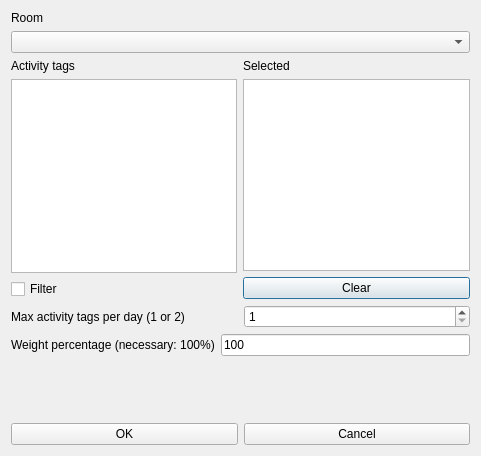
<?xml version="1.0" encoding="UTF-8"?>
<ui version="4.0">
 <class>ModifyConstraintRoomMaxActivityTagsPerDayFromSetForm_template</class>
 <widget class="QDialog" name="ModifyConstraintRoomMaxActivityTagsPerDayFromSetForm_template">
  <property name="geometry">
   <rect>
    <x>0</x>
    <y>0</y>
    <width>481</width>
    <height>456</height>
   </rect>
  </property>
  <property name="windowTitle">
   <string extracomment="This is the title of the dialog to add a new constraint of this type">Modify room max activity tags per day from set</string>
  </property>
  <layout class="QVBoxLayout" name="verticalLayout_4">
   <item>
    <layout class="QVBoxLayout" name="verticalLayout_3">
     <item>
      <widget class="QLabel" name="roomTextLabel">
       <property name="frameShape">
        <enum>QFrame::NoFrame</enum>
       </property>
       <property name="frameShadow">
        <enum>QFrame::Plain</enum>
       </property>
       <property name="text">
        <string>Room</string>
       </property>
       <property name="wordWrap">
        <bool>false</bool>
       </property>
      </widget>
     </item>
     <item>
      <widget class="QComboBox" name="roomsComboBox">
       <property name="editable">
        <bool>false</bool>
       </property>
       <property name="insertPolicy">
        <enum>QComboBox::NoInsert</enum>
       </property>
       <property name="duplicatesEnabled">
        <bool>false</bool>
       </property>
      </widget>
     </item>
    </layout>
   </item>
   <item>
    <layout class="QHBoxLayout" name="horizontalLayout_4">
     <item>
      <layout class="QVBoxLayout" name="verticalLayout_2">
       <item>
        <widget class="QLabel" name="label_2">
         <property name="text">
          <string>Activity tags</string>
         </property>
        </widget>
       </item>
       <item>
        <widget class="QListWidget" name="allActivityTagsListWidget"/>
       </item>
       <item>
        <widget class="QCheckBox" name="filterCheckBox">
         <property name="text">
          <string>Filter</string>
         </property>
        </widget>
       </item>
      </layout>
     </item>
     <item>
      <layout class="QVBoxLayout" name="verticalLayout">
       <item>
        <widget class="QLabel" name="label_3">
         <property name="text">
          <string comment="It refers to activity tags">Selected</string>
         </property>
        </widget>
       </item>
       <item>
        <widget class="QListWidget" name="selectedActivityTagsListWidget"/>
       </item>
       <item>
        <widget class="QPushButton" name="clearActivityTagsPushButton">
         <property name="text">
          <string>Clear</string>
         </property>
        </widget>
       </item>
      </layout>
     </item>
    </layout>
   </item>
   <item>
    <layout class="QHBoxLayout" name="horizontalLayout">
     <item>
      <widget class="QLabel" name="label">
       <property name="text">
        <string>Max activity tags per day (1 or 2)</string>
       </property>
      </widget>
     </item>
     <item>
      <widget class="QSpinBox" name="maxActivityTagsSpinBox">
       <property name="minimum">
        <number>1</number>
       </property>
       <property name="maximum">
        <number>2</number>
       </property>
       <property name="value">
        <number>1</number>
       </property>
      </widget>
     </item>
    </layout>
   </item>
   <item>
    <layout class="QHBoxLayout" name="horizontalLayout_2">
     <item>
      <widget class="QLabel" name="weightTextLabel">
       <property name="frameShape">
        <enum>QFrame::NoFrame</enum>
       </property>
       <property name="frameShadow">
        <enum>QFrame::Plain</enum>
       </property>
       <property name="text">
        <string>Weight percentage (necessary: 100%)</string>
       </property>
       <property name="wordWrap">
        <bool>false</bool>
       </property>
      </widget>
     </item>
     <item>
      <widget class="QLineEdit" name="weightLineEdit">
       <property name="text">
        <string notr="true">100</string>
       </property>
      </widget>
     </item>
    </layout>
   </item>
   <item>
    <spacer name="verticalSpacer">
     <property name="orientation">
      <enum>Qt::Vertical</enum>
     </property>
     <property name="sizeHint" stdset="0">
      <size>
       <width>20</width>
       <height>32</height>
      </size>
     </property>
    </spacer>
   </item>
   <item>
    <layout class="QHBoxLayout" name="horizontalLayout_3">
     <item>
      <widget class="QPushButton" name="okPushButton">
       <property name="text">
        <string>OK</string>
       </property>
      </widget>
     </item>
     <item>
      <widget class="QPushButton" name="cancelPushButton">
       <property name="text">
        <string>Cancel</string>
       </property>
      </widget>
     </item>
    </layout>
   </item>
  </layout>
 </widget>
 <layoutdefault spacing="6" margin="11"/>
 <resources/>
 <connections/>
</ui>
